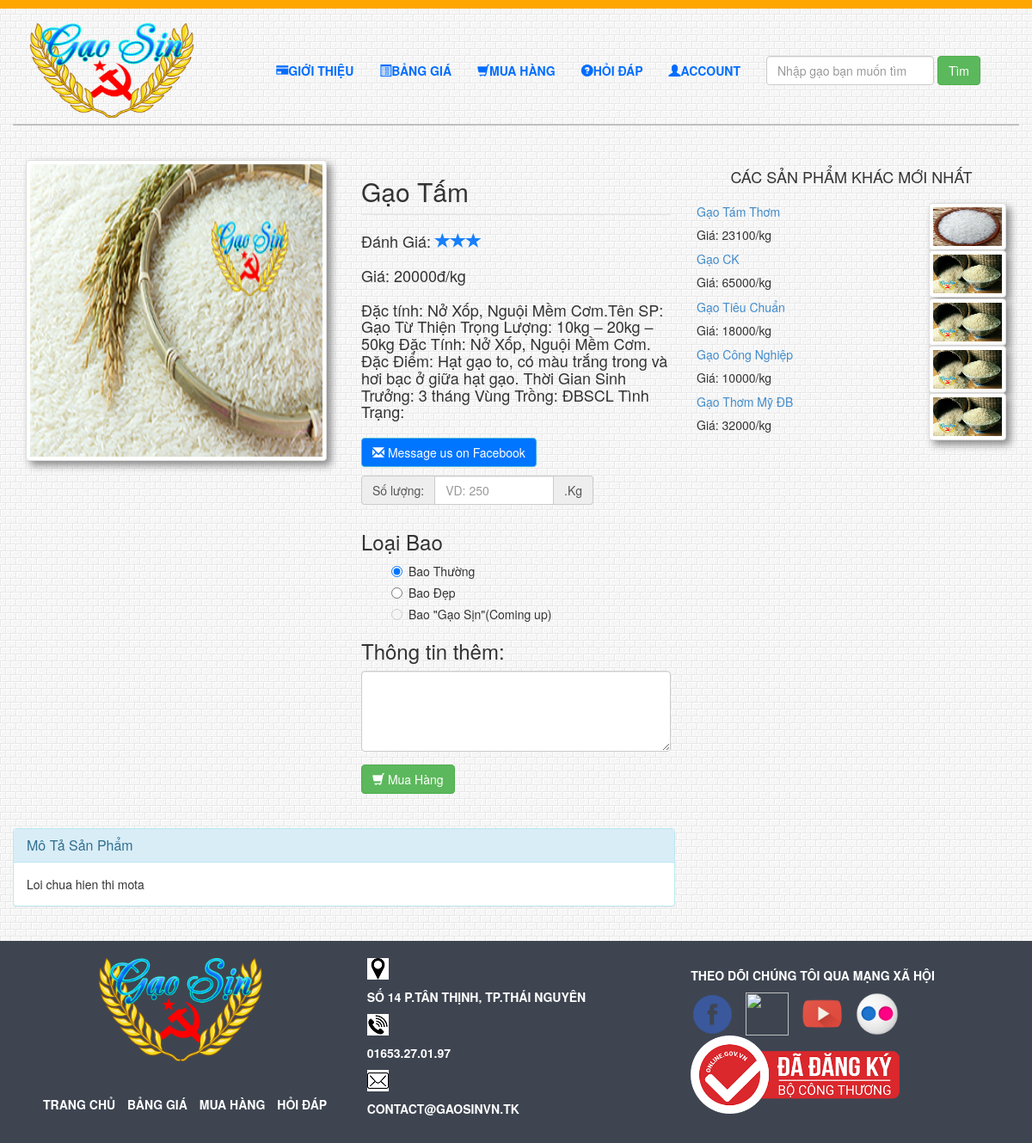
Screenshot of /display.php?id=4 (signed in) with the database file from the repository.
### tables this page shows
CREATE TABLE `sanpham` (
  `id_sp` int(11) NOT NULL,
  `ten_sp` varchar(100) NOT NULL,
  `loai_sp` varchar(255) NOT NULL,
  `img_sp` text NOT NULL,
  `gia_sp` int(11) NOT NULL,
  `dt_sp` text NOT NULL,
  `mota_sp` text NOT NULL,
  `nguoitao_sp` varchar(100) NOT NULL,
  `ngaytao_sp` date NOT NULL,
  `ngaysua_sp` date NOT NULL
);

### includes/menu-new.php (the view, shortened to what this page needs)
<?php
	$sql_menu = "SELECT * FROM sanpham WHERE 1 ORDER BY id_sp DESC LIMIT 5";
	$query_menu = mysqli_query($conn,$sql_menu);
 ?>
<center>
	<h4>CÁC SẢN PHẨM KHÁC MỚI NHẤT</h4>
</center>
<?php
	while ( $data = mysqli_fetch_array($query_menu) ) {
	?>
<a href="display.php?id=<?php echo $data["id_sp"]; ?>">
	<h5"><?php echo $data["ten_sp"]; ?></h5>
	<img src="img/<?php echo $data["img_sp"]; ?>" alt="Ảnh sp[<?php echo $data["id_sp"]; ?>]-other.png" style="width: 90px; height: 55px; float: right;" class="img-thumbnail">
</a>
<h5>Giá: <?php echo $data["gia_sp"] ?>/kg</h5>
<?php
	}
 ?>

### display.php (shortened to what this page needs)
<!DOCTYPE html>
<html lang="en">
<head>
	<link href="css/bootstrap.min.css" rel="stylesheet">
	<link rel="stylesheet" href="css/webstyle.css">
	<link rel="stylesheet" href="css/gcn.css">
</head>
<body>
	<?php
		require_once("includes/connection.php");
	?>
	<?php
	$id = intval($_GET['id']);
	$sql = "SELECT * FROM sanpham WHERE id_sp = $id";
	$query = mysqli_query($conn,$sql);
	?>
	<?php
	include "includes/header.php"
	?>
	<br><br>
	<section class="container">
		<div class="row ">
			<?php
				while ( $data = mysqli_fetch_array($query) ) {
					?>
			<div class="col-md-4">
				<img class="img-thumbnail sp" src="img/<?php echo $data["img_sp"]; ?>" alt="Anh San Pham <?php echo $id; ?>" style="width: 350px; height: 350px;">
			</div>
			<div class="col-md-4">
					<form action="display.php?id=<?php echo $id; ?>" method="POST" role="form">
						<legend><h2><?php echo $data['ten_sp']; ?></h2></legend>
						<div class="form-group">
							<h4>Đánh Giá: <span style="color: #187ffe;"><i class="glyphicon glyphicon-star"></i><i class="glyphicon glyphicon-star"></i><i class="glyphicon glyphicon-star"></i></span></h4>
							<h4>Giá: <?php echo $data['gia_sp']; ?>đ/kg</h4>
							<h4>Đặc tính: <?php echo $data['dt_sp']; ?></h4>
							<a href="https://m.me/100008357112100" target="_blank">
								<button type="button" class="btn btn-info">
									<i class="glyphicon glyphicon-envelope"></i>  Message us on Facebook
								</button>
							</a>
							<div class="input-group SoLuong">
								<span class="input-group-addon">Số lượng:</span>
								<input type="number" name="solgmh" class="form-control" placeholder="VD: 250" id="solg" onchange="muahangam()">
								<span class="input-group-addon">.Kg</span>
							</div>
							<h3>Loại Bao</h3>
							<div class="radio">
								<label><input type="radio" name="radio" value="Bao Thường" checked="actived">Bao Thường</label>
							</div>
							<div class="radio">
								<label><input type="radio" name="radio" value="Bao Đẹp">Bao Đẹp</label>
							</div>
							<div class="radio disabled">
								<label><input type="radio" name="radio" disabled>Bao "Gạo Sịn"(Coming up)</label>
							</div>
							<h3>Thông tin thêm:</h3>
							<div class="form-group">
								<textarea class="form-control" rows="4" name="comment" maxlength="300"></textarea>
							</div>
						</div>
							<button type="submit" id="button" name="btn-submit" class="btn btn-success">
								<i class="glyphicon glyphicon-shopping-cart"></i>   Mua Hàng
							</button>
							<br><br><br>
					</form>
				</div>
				<div class="col-md-4">
					<?php
					include "includes/menu-new.php"
					?>
				</div>
				<div class="row">
					<div class="col-md-8">
						<div class="panel-group" id="accordion">
							<div class="panel panel-info">
								<div class="panel-heading">
									<h3 class="panel-title">
										<a data-toggle="collapse" data-parent="#accordion" href="#collapseOne">Mô Tả Sản Phẩm</a>
									</h3>
								</div>
								<div id="collapseOne" class="panel-collapse collapse in">
									<div class="panel-body">
										Loi chua hien thi mota
									</div>
								</div>
							</div>
						</div>
					</div>
				</div>
 				<?php
			}
			?>
		</div>
	</section>
	<?php
	include "includes/footer.php"
	?>
</body>
</html>

### css/webstyle.css (style rules this page uses)
body { background-repeat: repeat; background-image: url('../img/bg.png'); background-position: top center; background-attachment: fixed; }
.img-thumbnail { box-shadow: 5px 5px 10px #888888; }

### css/gcn.css (style rules this page uses)
.input-group { width: 75%; }
.radio { margin-left: 35px; }
.btn-info { background-color: #0075ff; }
h4 { padding-bottom: 10px; }
.input-group { padding-top: 10px; padding-bottom: 10px; }

### rows the page displays
sanpham: img_sp (picture), ten_sp "Gạo Tấm", gia_sp "20000", dt_sp "Nở Xốp, Nguội Mềm Cơm.Tên SP: Gạo Từ Thiện Trọng Lượng: 10kg – 20kg – 50kg Đặc Tính: Nở Xốp, Nguội Mềm Cơm. Đặc Điểm: Hạt gạo to, có màu trắng trong và hơi bạc ở giữa hạt gạo. Thời Gian Sinh Trưởng: 3 tháng Vùng Trồng: ĐBSCL Tình Trạng:"
sanpham: ten_sp "Gạo Tám Thơm", img_sp (picture), gia_sp "23100"
sanpham: ten_sp "Gạo CK", img_sp (picture), gia_sp "65000"
sanpham: ten_sp "Gạo Tiêu Chuẩn", img_sp (picture), gia_sp "18000"
sanpham: ten_sp "Gạo Công Nghiệp", img_sp (picture), gia_sp "10000"
sanpham: ten_sp "Gạo Thơm Mỹ ĐB", img_sp (picture), gia_sp "32000"
